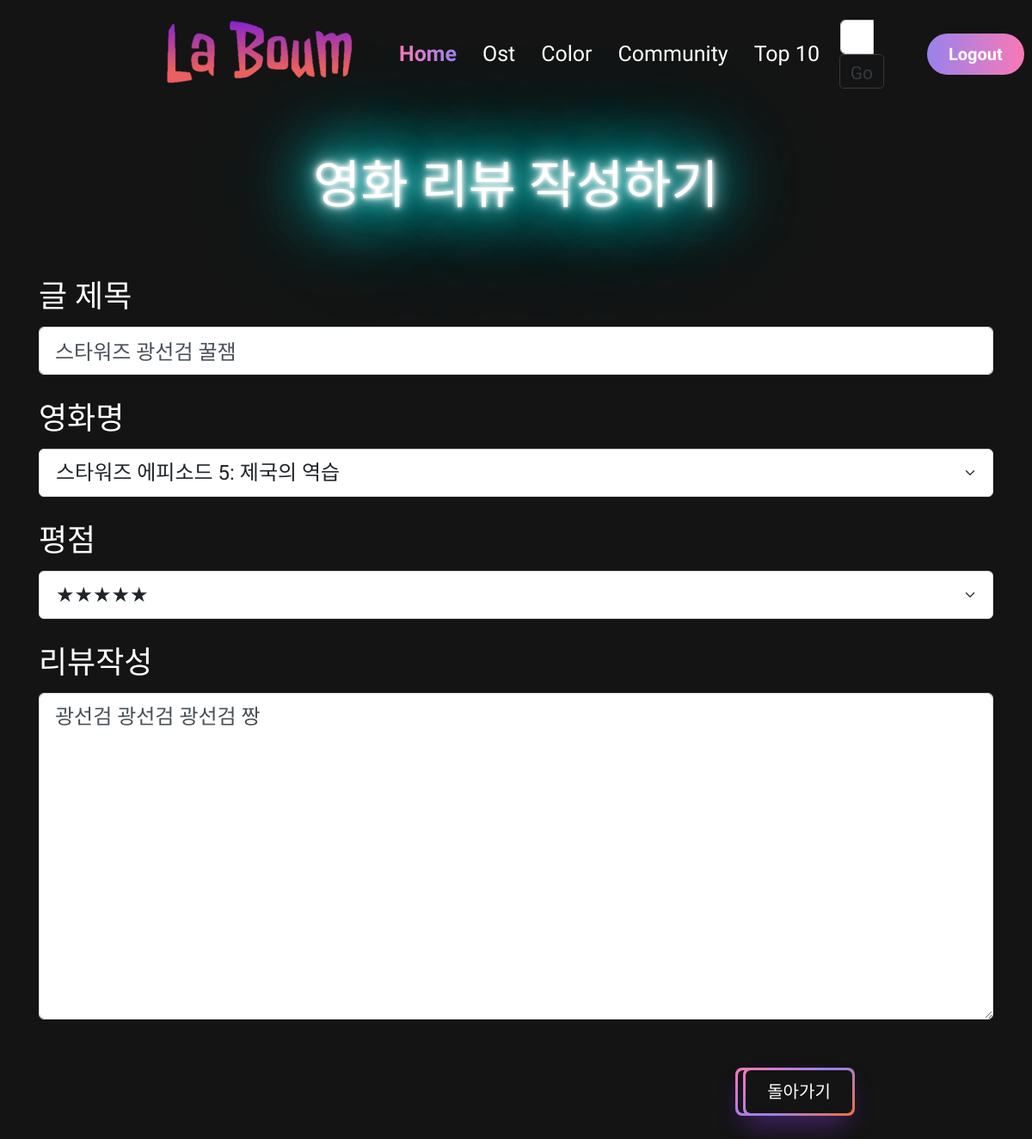
The app's page /community/2/update/ (signed in) with its own data.
### community/models.py (models this page shows)
class Review(models.Model):
    RANKS = [
        (1, '★'),
        (2, '★★'),
        (3, '★★★'),
        (4, '★★★★'),
        (5, '★★★★★'),
    ]
    title = models.CharField(max_length=100)
    movie_title = models.ForeignKey(Movie, on_delete=models.CASCADE)
    rank = models.IntegerField(choices=RANKS, default=5)
    content = models.TextField()
    created_at = models.DateTimeField(auto_now_add=True)
    updated_at = models.DateTimeField(auto_now=True)
    user = models.ForeignKey(settings.AUTH_USER_MODEL, on_delete=models.CASCADE)
    like_users = models.ManyToManyField(settings.AUTH_USER_MODEL, related_name='like_reviews')

### movies/models.py (models this page shows)
class Movie(models.Model):
    title = models.CharField(max_length=100)
    release_date = models.DateField()
    popularity = models.FloatField()
    vote_count = models.IntegerField()
    vote_average = models.FloatField()
    overview = models.TextField()
    poster_path = models.CharField(max_length=200)
    genres = models.ManyToManyField(Genre, related_name='movies')
    def __str__(self):
        return self.title

### community/views.py (the view)
# urls.py: path('<int:review_pk>/update/', views.update_review, name='update_review'),
@login_required
@require_http_methods(['GET', 'POST'])
def update_review(request, review_pk):
    review = get_object_or_404(Review, pk=review_pk)
    if request.user == review.user:
        if request.method == 'POST':
            form = ReviewForm(request.POST, instance=review)
            if form.is_valid():
                review = form.save()
                return redirect('community:detail', review.pk)
        else:
            form = ReviewForm(instance=review)
        context = {'form': form,
                   'review': review,}
        return render(request, 'community/create.html', context)
    else:
        return redirect('community:detail', review.pk)

### community/forms.py
class ReviewForm(forms.ModelForm):
    class Meta:
        model = Review
        fields = ['title', 'movie_title', 'rank', 'content']
        widgets = {
            'title': forms.TextInput(attrs={'placeholder':'글의 제목을 작성하세요'}),
            'content': forms.Textarea(attrs={'placeholder':'리뷰를 작성하세요'}),
        }
        labels = {
            'title' : '글 제목',
            'movie_title' : '영화명',
            'rank': '평점',
            'content':'리뷰작성',
        }

### community/templates/community/create.html (shortened to what this page needs)
{% extends 'base.html' %}
{% load bootstrap5 %}
{% load static %}
{% block link %}
  <link rel="stylesheet" href="{% static 'community/create.css' %}">
  <link rel="stylesheet" href="{% static 'community/index.css' %}">
{% endblock link %}
{% block content %}
<br>
  <h1 class="text-center neon neon-s" style="color:white;">영화 리뷰 작성하기</h1>
  <br>
  <div classs="container">
    <form action="" method="POST" class="container">
      {% bootstrap_form form %}
      <br>
          <button type="submit" class="button-64 btn-m1" role="button"><span class="text">저장하기</span></button>
    </form>
          <a href="{% url 'community:index' %}" class="text-decoration-none">
            <button class="button-64 btn-m2 text-decoration-none" role="button"><span class="text-decoration-none">돌아가기</span></button>
          </a>
  </div>
{% endblock %}

### community/static/community/create.css (style rules this page uses)
label { display: inline-block; height: 50px; width: 220px; }
input { margin-bottom: 1em; }
.button-64 span { background-color: #141414; padding: 16px 24px; border-radius: 6px; width: 100%; height: 100%; transition: 300ms; }
@media (min-width: 768px) { .button-64 { font-size: 24px; min-width: 196px; } }
.btn-m1 { position: relative; left: 73%; bottom: 22px;; }
.btn-m2 { position: relative; left: 72%; bottom: 78px; text-decoration: none; }

### community/static/community/index.css (style rules this page uses)
.button-64 { align-items: center; background-image: linear-gradient(144deg,#f879b6,#9982ed 50%, #f1703d); border: 0; border-radius: 8px; box-shadow: rgba(151, 65, 252, 0.2) 0 15px 30px -5px; box-sizing: border-box; color: #FFFFFF; display: flex; font-family: 'Gowun Dodum'; font-size: 20px; justify-content: center; line-height: 1em; max-width: 100px; padding: 3px; text-decoration: none; user-select: none; -webkit-user-select: none; touch-action: manipulation; white-space: nowrap; cursor: pointer; }
.button-64 span { background-color: #141414; padding: 16px 24px; border-radius: 6px; width: 100%; height: 100%; transition: 300ms; font-size: 20px; }
@media (min-width: 768px) { .button-64 { font-size: 18px; min-width: 130px; } }
.neon { color: #fff; text-shadow: 0 0 5px #fff, 0 0 10px #fff, 0 0 20px #fff, 0 0 40px #0ff, 0 0 80px #0ff, 0 0 90px #0ff, 0 0 100px #0ff, 0 0 150px #0ff; }
.neon-s { font-weight: 400; text-transform: uppercase; }

### templates/base.html (style rules this page uses)
* { font-family:'Gowun Dodum', sans-serif; font-size:1.5rem; color:white; }

### records on screen
Review: title "스타워즈 광선검 꿀잼", movie_title "스타워즈 에피소드 5: 제국의 역습", rank "★★★★★", content "광선검 광선검 광선검 짱"
